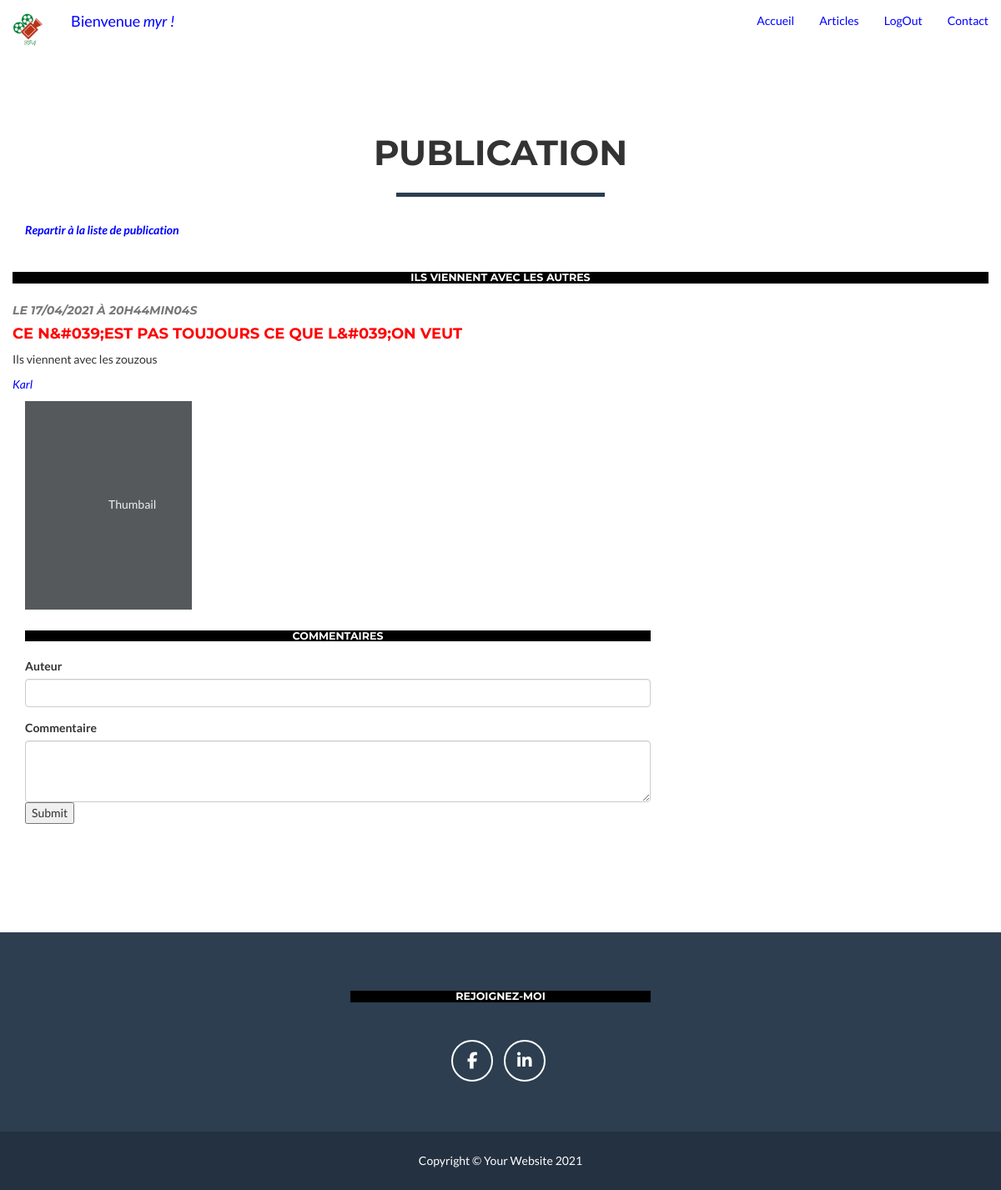
Page /index.php?action=getPostComments&id_article=33 (signed in) on the committed database.
### tables this page shows
CREATE TABLE IF NOT EXISTS `post` (
  `id_post` int(11) NOT NULL AUTO_INCREMENT,
  `title` varchar(70) NOT NULL,
  `date_post` datetime NOT NULL,
  `chapo` varchar(255) NOT NULL,
  `content` text NOT NULL,
  `author` varchar(70) NOT NULL,
  PRIMARY KEY (`id_post`)
);

### controllers/ctrlComments.php (called while the page is built, shortened)
<?php
class ctrlComments
{
	 public function getPostComments()
	{
		$instance_post=new \myrna\blog\model\PostManager();
		if(isset($_GET['id_article']) AND !empty($_GET['id_article']) )
		$post=$instance_post->getPost($_GET['id_article']);
		require('view/frontend/postView.php');
	}
}

### index.php (called while the page is built, shortened)
<?php
$switcher= new \myrna\blog\controllers\Switcher();
$switcher->switchRequete();
?>

### model/PostManager.php (called while the page is built, shortened)
<?php
class PostManager extends Manager
{
	public function getPost($postId)
	{
	    $bdd=$this->bddConnexion();
	    $sql_post='SELECT id_post,title,DATE_FORMAT(date_post,\'%d/%m/%Y à %Hh%imin%ss\' )
			 AS date_post_fr,chapo,content,author FROM post WHERE id_post=?
			 ORDER BY date_post DESC';
	    $req=$bdd->prepare($sql_post);
	    $req->execute(array($postId));
	    $post=$req->fetch();
		return $post;
	}
}
?>

### view/frontend/postView.php (the view, shortened to what this page needs)
    <section id="portfolio">
        <div class="container">
            <div class="row">
                <div class="col-lg-12 text-center">
                    <h2>Publication</h2>
                    <hr class="star-primary">
                </div>
            </div>
        </div>
        <div class="container">
             <div class="row">
                <div class="col-lg-12">
                    <strong class="d-inline-block mb-2 text-primary">
                        <a href="index.php?action=getListPost">
                            <em>Repartir à la liste de publication</em>
                        </a><br/><br/>
                    </strong>
                </div>
            </div>
            <div class="row flex-md-row ">
                <div col-md-3 style="padding-bottom: 10px">       <h3 class="mb-0"><?php if(isset($post['title']) AND !empty($post['title'])) { echo htmlspecialchars($post['title']);}?></h3>
                    <h5 class="mb-1 text-muted">
                        <br/><em> le <?php if(isset($post['date_post_fr']) AND !empty($post['date_post_fr'])) { echo $post['date_post_fr']; }?> </em>
                    </h5>
                    <p class="card-text mb-auto"> <h4><font color=red><?php if(isset($post['chapo']) AND !empty($post['chapo'])) { echo nl2br(htmlspecialchars($post['chapo']) ).'<br/>'; }?> </font></h4>
                    <?php if(isset($post['content']) AND !empty($post['content'])) { echo nl2br(htmlspecialchars($post['content']) ).'<br/>'; } ?>
                    </p>
                      <a class="stretched-link" href="#">
                        <em> <?php if(isset($post['author']) AND !empty($post['author'])) {echo nl2br(htmlspecialchars($post['author']) ).'<br/>'; }?></em>
                    </a>
                </div>
                <div class="col-md-3" >
                    <svg class="bd-placeholder-img" width="200" height="250" xmlnx="htpp://www.w3.org/2000/svg" role="img" aria-label="Placeholder: Thumbnail" preserveAspectRation="xMidYMid slice" focusable="false">
                        <text x="50%" y="50%" fill="#eceeef" dy=".3em">Thumbail</text>
                    </svg >
                </div>
            </div>
            <div class="row">
                <div class="col-sm-8 portfolio-item bd-example">
                    <h3>Commentaires </h3><br/>
                    <form action="index.php?action=addComments&amp;id_article=<?= $post['id_post'] ?>" method="post">
                        <div class="mb-3 form-group">
                            <label class="form-label" for="FormControlAuteur"> Auteur</label>
                            <input id="FormControlAuteur" type="text" name="author" class="form-control" rows="3"/>
                        </div>
                        <div class="mb-3">
                            <label class="form-label" for="FormControlContenu"> Commentaire</label>
                            <textarea id="FormControlContenu" name="comments" class="form-control" rows="3"></textarea>
                        </div>
                        <div>
                            <input type="submit" name="" />
                        </div>
                    </form>
                </div>
            </div>
        </div>
    </section>
<?php require('template.php'); ?>

### css/style.css (style rules this page uses)
h1, h3 { text-align:center; }
h3 { background-color:black; color:white; font-size:0.9em; margin-bottom:0px; }
a { text-decoration: none; color: blue; }

### rows in the picture
post: title "ILS VIENNENT AVEC LES AUTRES", chapo "CE N&#039;EST PAS TOUJOURS CE QUE L&#039;ON VEUT", content "Ils viennent avec les zouzous", author "Karl"

### other values in the picture
$_SESSION['pseudo'] "myr"
$post['date_post_fr'] "17/04/2021 À 20H44MIN04S"
